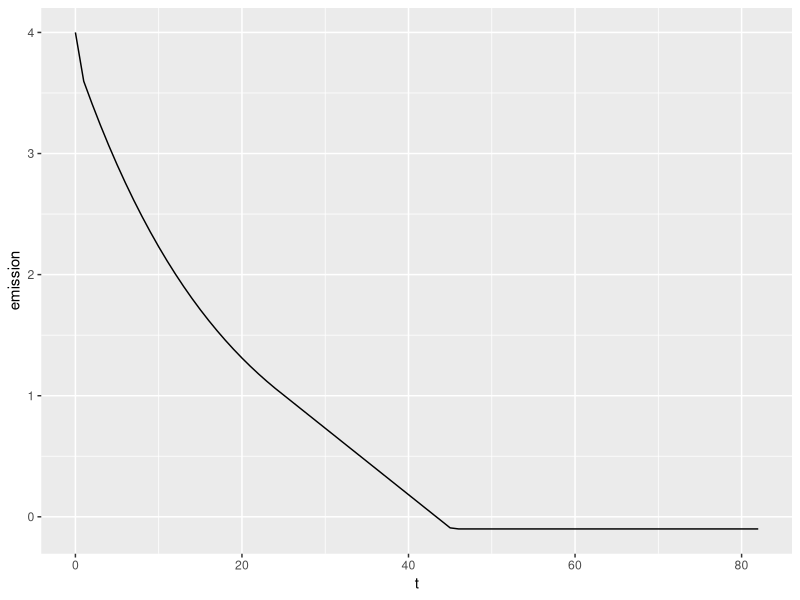

Write the R code that produced this figure.
library(dplyr)
library(ggplot2)
library(nleqslv)

# Geteilte Funktion

f1 <- function(x) {3 * .97 ^ x}
f2 <- function(x) {-x+30}
f3 <- function(x) {e_min}

g <- function(x) {
  dat <- data.frame(emission = 3, t = 0:82)
  dat$emission[i] <- dat$emission[i-1] * x[1]
  y[y < .2] <- f2(x[y < 2])
  y[y <= e_min] <- f3(x[y <= e_min])
  
}

# Optimierung

emis_by <- 4
budget <- 60
emis_neg <- -.2

make_linear <- function(x) {
  for(i in 3:length(x)) {
    if(x[i] <= 1) {
      x[i] <- x[i-1] + x[i-1] - x[i-2]
    }
  }
  return(x)
}

make_horizontal <- function(x) {
  for(i in 3:length(x)) {
    if(x[i] <= -0.1) {
      x[i] <- -0.1
    }
  }
  return(x)
}

fun <- function(x){
  dat <- data.frame(emission = emis_by, t = 0:82)
  for(i in 2:83){
    dat$emission[i] <- emis_by * x ^ i
  } 
  dat$emission <- make_linear(dat$emission)
  dat$emission <- make_horizontal(dat$emission)

  ret <- numeric(1)
  ret[1] <- sum(dat$emission) - budget
  return(ret)
}

xstart <- matrix(runif(800, min=0, max=1), ncol = 1) # Davor: -0.3 / 0.3
opt_x <- searchZeros(xstart, fun,  method="Broyden", global="pwldog", control=list(btol=1e-6))

fun(x = .6)
fun(x = opt_x[[1]][1])

# Check

dat <- data.frame(emission = emis_by, t = 0:82)
for(i in 2:83){
  dat$emission[i] <- emis_by * opt_x[[1]][1] ^ i
} 
dat$emission <- make_linear(dat$emission)
dat$emission <- make_horizontal(dat$emission)

all.equal(sum(dat$emission), budget)

# Plot

dat %>%
  ggplot(aes(x = t, y = emission)) +
  geom_line()
